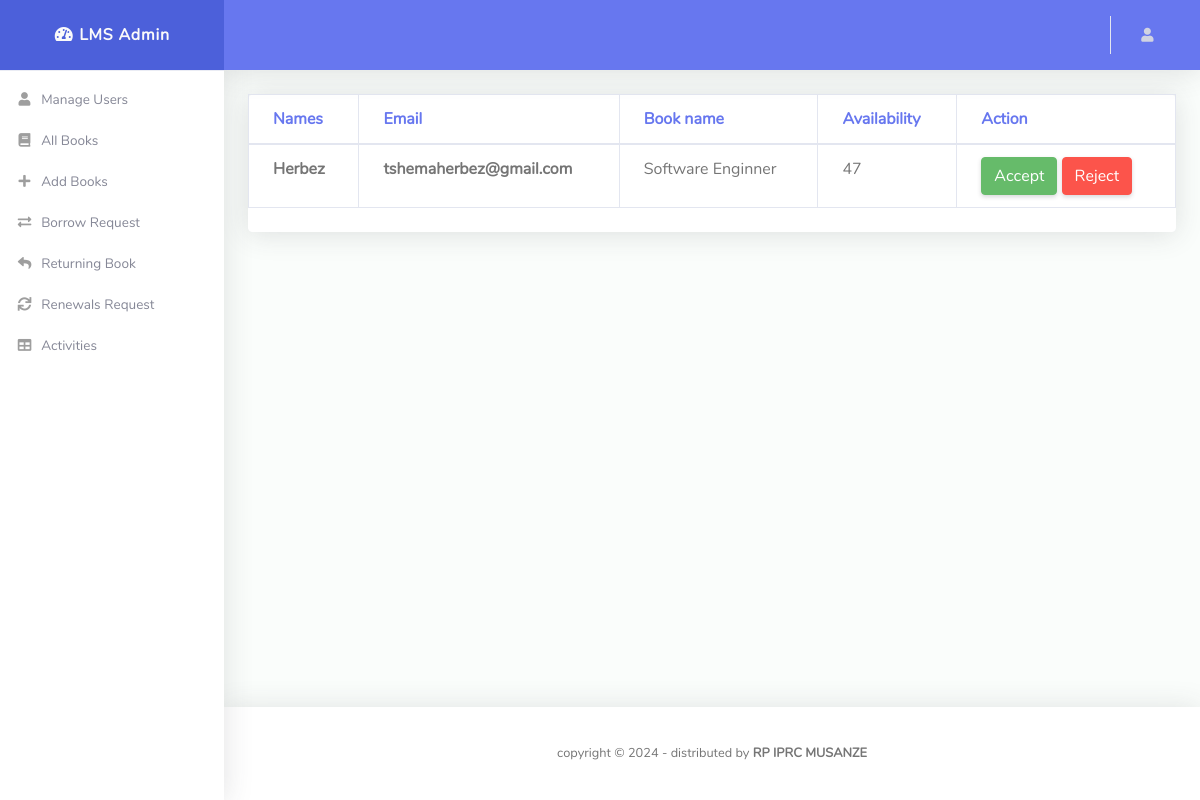
The page /iprcmsz_lms/admin/borrow_request.php on the database its author committed.
### tables this page shows
CREATE TABLE `records` (
  `rec_id` int(11) NOT NULL,
  `email` varchar(50) NOT NULL,
  `book_id` int(11) NOT NULL,
  `borrowdate` datetime DEFAULT NULL,
  `returndate` datetime DEFAULT NULL,
  `duedate` datetime DEFAULT NULL,
  `Dues` int(11) DEFAULT NULL,
  `renewals` int(11) DEFAULT NULL,
  `Status` varchar(50) NOT NULL DEFAULT 'Pending'
);

CREATE TABLE `user` (
  `user_id` int(11) NOT NULL,
  `names` varchar(50) NOT NULL,
  `email` varchar(50) NOT NULL,
  `phone` varchar(10) NOT NULL,
  `category` varchar(20) DEFAULT NULL,
  `department` varchar(20) DEFAULT NULL,
  `type` int(11) NOT NULL DEFAULT 0,
  `password` varchar(50) NOT NULL
);

CREATE TABLE `book` (
  `BookId` int(10) NOT NULL,
  `Title` varchar(50) DEFAULT NULL,
  `Publisher` varchar(50) DEFAULT NULL,
  `Year` varchar(50) DEFAULT NULL,
  `Availability` varchar(100) DEFAULT NULL
);

### iprcmsz_lms/admin/borrow_request.php (the view, shortened to what this page needs)
<!DOCTYPE html>
<html lang="en">
<head>
  <link href="vendor/fontawesome-free/css/all.min.css" rel="stylesheet" type="text/css">
  <link href="vendor/bootstrap/css/bootstrap.min.css" rel="stylesheet" type="text/css">
  <link href="css/ruang-admin.min.css" rel="stylesheet">
</head>
<body id="page-top">
  <div id="wrapper">
    <ul class="navbar-nav sidebar sidebar-light accordion" id="accordionSidebar">
        <a class="sidebar-brand d-flex align-items-center justify-content-center" href="adminDash.php">
        <div class="sidebar-brand-text mx-3">
            <i class="fas fa-fw fa-tachometer-alt"></i> LMS Admin
        </div>
        </a>
        <hr class="sidebar-divider my-0">
        <li class="nav-item">
        <a class="nav-link" href="allusers.php">
            <i class="fas fa-fw fa-user"></i>
            <span>Manage Users</span>
        </a>
        </li>
        <li class="nav-item">
        <a class="nav-link" href="allbook.php">
            <i class="fas fa-fw fa-book"></i>
            <span>All Books</span>
        </a>
        </li>
        <li class="nav-item">
        <a class="nav-link" href="addbook.php">
            <i class="fas fa-fw fa-plus"></i>
            <span>Add Books</span>
        </a>
        </li>
        <li class="nav-item">
        <a class="nav-link" href="borrow_request.php">
            <i class="fas fa-fw fa-exchange-alt"></i>
            <span>Borrow Request</span>
        </a>
        </li>
        <li class="nav-item">
          <a class="nav-link" href="book_return.php">
              <i class="fas fa-fw fa-reply"></i>
              <span>Returning Book</span>
          </a>
        </li>
        <li class="nav-item">
          <a class="nav-link" href="renew_request.php">
              <i class="fas fa-fw fa-sync"></i>
              <span>Renewals Request</span>
          </a>
        </li>
        <li class="nav-item">
          <a class="nav-link" href="activities.php">
              <i class="fas fa-fw fa-table"></i>
              <span>Activities</span>
          </a>
        </li>
        </ul>
    <div id="content-wrapper" class="d-flex flex-column">
      <div id="content">
        <nav class="navbar navbar-expand navbar-light bg-navbar topbar mb-4 static-top">
          <ul class="navbar-nav ml-auto">
            <li class="nav-item dropdown no-arrow">
              <a class="nav-link dropdown-toggle" href="#" id="userDropdown" role="button" data-toggle="dropdown"
                aria-haspopup="true" aria-expanded="false">
                <i class="fas fa-user fa-sm fa-fw mr-2 text-gray-400"></i>
              </a>
            </li>
          </ul>
        </nav>
        <div class="container-fluid" id="container-wrapper">
          <div class="row mb-3">
            <div class="col-xl-12 col-lg-5 ">
              <div class="card">
                <div class="table-responsive">
                <table class="table align-items-center table-bordered">
                    <thead class = "text-primary">
                      <tr>
                        <th>Names</th>
                        <th>Email</th>
                        <th>Book name</th>
                        <th>Availability</th>
                        <th colspan = "2">Action</th>
                      </tr>
                    </thead>
                    <tbody>
                        <?php
                                require('dbconn.php');
                                $sql="select * from records,book, user where user.email=records.email AND Status ='Pending' And  records.book_id=book.BookId order by borrowdate DESC";
                                $result=$conn->query($sql);
                                while($row=$result->fetch_assoc())
                                {
                                    $bookid=$row['BookId'];
                                    $Email=$row['email'];
                                    $Names=$row['names'];
                                    $Title=$row['Title'];
                                    $Availability=$row['Availability'];
                                ?>
                            <tr>
                                <td><b><?php echo $Names ?></b></td>
                                <td><b><?php echo $Email ?></b></td>
                                <td><?php echo $Title ?></td>
                                <td><?php echo $Availability ?></td>
                                <td>
                                <?php
                                      if ($Availability > 0) {
                                        echo "<a href=\"accept_request.php?id1=".$bookid."&id2=".$Email."\" class=\"btn btn-success\">Accept</a>";}
                                      ?>
                                      <a href="rejectrequest.php?id1=<?php echo $bookid ?>&id2=<?php echo $Email ?>" class="btn btn-danger">Reject</a>
                                </td>
                            </tr>
                            <?php }
                         ?>
                    </tbody>
                  </table>
                </div>
                <div class="card-footer"></div>
              </div>
            </div>
          </div>
        </div>
      </div>
      <footer class="sticky-footer bg-white">
        <div class="container my-auto py-2">
          <div class="copyright text-center my-auto">
            <span>copyright &copy; <script> document.write(new Date().getFullYear()); </script> - distributed by
              <b>RP IPRC MUSANZE</a></b>
            </span>
          </div>
        </div>
      </footer>
    </div>
  </div>
</body>
</html>

### rows shown on the page
records: user.names "Herbez", user.email "tshemaherbez@gmail.com", book.Title "Software Enginner", book.Availability "47"
